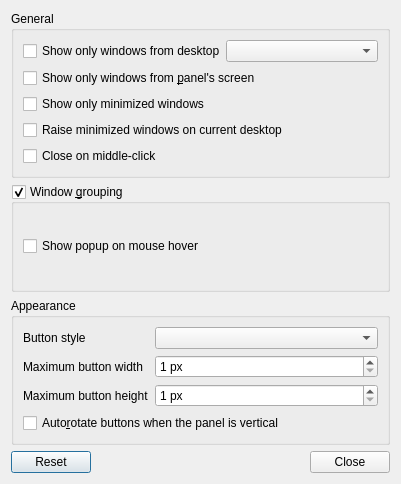
<?xml version="1.0" encoding="UTF-8"?>
<ui version="4.0">
 <class>LXQtTaskbarConfiguration</class>
 <widget class="QDialog" name="LXQtTaskbarConfiguration">
  <property name="geometry">
   <rect>
    <x>0</x>
    <y>0</y>
    <width>401</width>
    <height>484</height>
   </rect>
  </property>
  <property name="windowTitle">
   <string>Task Manager Settings</string>
  </property>
  <layout class="QVBoxLayout" name="verticalLayout">
   <item>
    <widget class="QGroupBox" name="WLContentGB">
     <property name="title">
      <string>General</string>
     </property>
     <layout class="QVBoxLayout" name="verticalLayout_2">
      <item>
       <layout class="QHBoxLayout" name="horizontalLayout">
        <property name="margin">
         <number>0</number>
        </property>
        <property name="spacing">
         <number>0</number>
        </property>
        <item>
         <widget class="QCheckBox" name="limitByDesktopCB">
          <property name="text">
           <string>Show only windows from desktop</string>
          </property>
         </widget>
        </item>
        <item>
         <widget class="QComboBox" name="showDesktopNumCB"/>
        </item>
       </layout>
      </item>
      <item>
       <widget class="QCheckBox" name="limitByScreenCB">
        <property name="text">
         <string>Show only windows from &amp;panel's screen</string>
        </property>
       </widget>
      </item>
      <item>
       <widget class="QCheckBox" name="limitByMinimizedCB">
        <property name="text">
         <string>Show only minimized windows</string>
        </property>
       </widget>
      </item>
      <item>
       <widget class="QCheckBox" name="raiseOnCurrentDesktopCB">
        <property name="text">
         <string>Raise minimized windows on current desktop</string>
        </property>
       </widget>
      </item>
      <item>
       <widget class="QCheckBox" name="middleClickCB">
        <property name="text">
         <string>Close on middle-click</string>
        </property>
       </widget>
      </item>
     </layout>
    </widget>
   </item>
   <item>
    <widget class="QGroupBox" name="groupingGB">
     <property name="title">
      <string>Window &amp;grouping</string>
     </property>
     <property name="checkable">
      <bool>true</bool>
     </property>
     <layout class="QVBoxLayout" name="verticalLayout_3">
      <item>
       <widget class="QCheckBox" name="showGroupOnHoverCB">
        <property name="text">
         <string>Show popup on mouse hover </string>
        </property>
       </widget>
      </item>
     </layout>
    </widget>
   </item>
   <item>
    <widget class="QGroupBox" name="WLApperanceGB">
     <property name="title">
      <string>Appearance</string>
     </property>
     <layout class="QFormLayout" name="formLayout">
      <property name="fieldGrowthPolicy">
       <enum>QFormLayout::AllNonFixedFieldsGrow</enum>
      </property>
      <item row="0" column="0">
       <widget class="QLabel" name="buttonStyleL">
        <property name="text">
         <string>Button style</string>
        </property>
       </widget>
      </item>
      <item row="0" column="1">
       <widget class="QComboBox" name="buttonStyleCB"/>
      </item>
      <item row="1" column="0">
       <widget class="QLabel" name="buttonWidthL">
        <property name="text">
         <string>Maximum button width</string>
        </property>
       </widget>
      </item>
      <item row="1" column="1">
       <widget class="QSpinBox" name="buttonWidthSB">
        <property name="sizePolicy">
         <sizepolicy hsizetype="Preferred" vsizetype="Fixed">
          <horstretch>0</horstretch>
          <verstretch>0</verstretch>
         </sizepolicy>
        </property>
        <property name="suffix">
         <string> px</string>
        </property>
        <property name="minimum">
         <number>1</number>
        </property>
        <property name="maximum">
         <number>500</number>
        </property>
       </widget>
      </item>
      <item row="2" column="0">
       <widget class="QLabel" name="buttonHeightL">
        <property name="text">
         <string>Maximum button height</string>
        </property>
       </widget>
      </item>
      <item row="2" column="1">
       <widget class="QSpinBox" name="buttonHeightSB">
        <property name="sizePolicy">
         <sizepolicy hsizetype="Preferred" vsizetype="Fixed">
          <horstretch>0</horstretch>
          <verstretch>0</verstretch>
         </sizepolicy>
        </property>
        <property name="suffix">
         <string> px</string>
        </property>
        <property name="minimum">
         <number>1</number>
        </property>
        <property name="maximum">
         <number>500</number>
        </property>
       </widget>
      </item>
      <item row="3" column="0" colspan="2">
       <widget class="QCheckBox" name="autoRotateCB">
        <property name="text">
         <string>Auto&amp;rotate buttons when the panel is vertical</string>
        </property>
       </widget>
      </item>
     </layout>
    </widget>
   </item>
   <item>
    <widget class="QDialogButtonBox" name="buttons">
     <property name="orientation">
      <enum>Qt::Horizontal</enum>
     </property>
     <property name="standardButtons">
      <set>QDialogButtonBox::Close|QDialogButtonBox::Reset</set>
     </property>
    </widget>
   </item>
  </layout>
 </widget>
 <resources/>
 <connections>
  <connection>
   <sender>buttons</sender>
   <signal>accepted()</signal>
   <receiver>LXQtTaskbarConfiguration</receiver>
   <slot>accept()</slot>
   <hints>
    <hint type="sourcelabel">
     <x>262</x>
     <y>496</y>
    </hint>
    <hint type="destinationlabel">
     <x>157</x>
     <y>274</y>
    </hint>
   </hints>
  </connection>
  <connection>
   <sender>buttons</sender>
   <signal>rejected()</signal>
   <receiver>LXQtTaskbarConfiguration</receiver>
   <slot>reject()</slot>
   <hints>
    <hint type="sourcelabel">
     <x>330</x>
     <y>496</y>
    </hint>
    <hint type="destinationlabel">
     <x>286</x>
     <y>274</y>
    </hint>
   </hints>
  </connection>
 </connections>
</ui>
